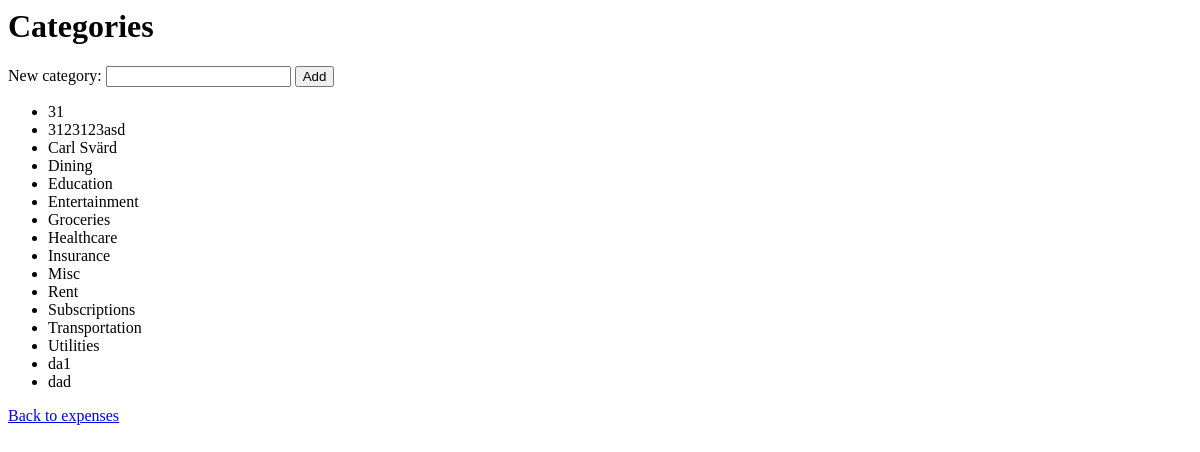
The page /categories on the database as committed earlier.
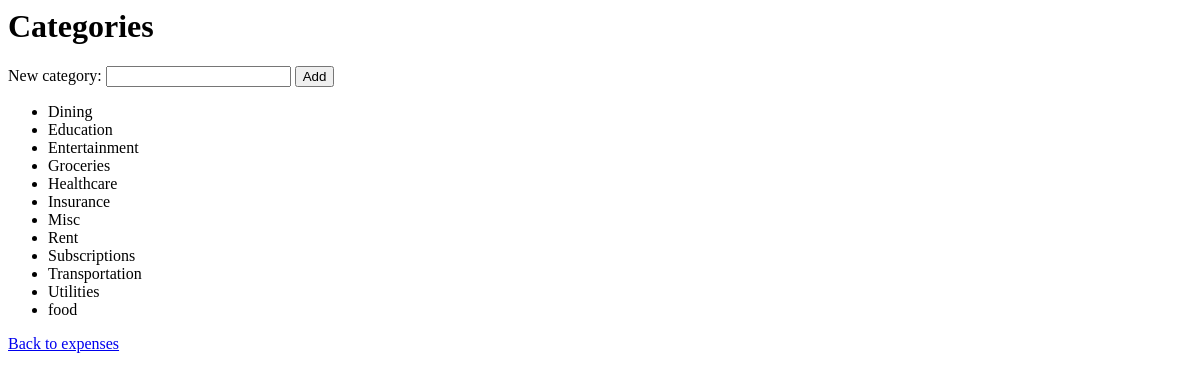
The same page on the database as committed later.
### tables this page shows
CREATE TABLE categories (
  id INTEGER PRIMARY KEY AUTOINCREMENT,
  user_id INTEGER NOT NULL,
  name TEXT NOT NULL,
  FOREIGN KEY (user_id) REFERENCES users(id) ON DELETE CASCADE,
  UNIQUE (user_id, name)
);

### webapp.py (the view)
@app.get("/categories")
def list_categories():
    expenses.ensure_default_categories()
    categories = expenses.get_categories()
    return render_template("categories.html", categories=categories)

### database.py (called while the page is built)
def get_connection():
    conn = sqlite3.connect(DB_NAME)
    conn.execute("PRAGMA foreign_keys = ON")
    conn.row_factory = sqlite3.Row
    return conn

### expenses.py (called while the page is built)
def ensure_default_categories():
    conn = get_connection()
    for name in DEFAULT_CATEGORIES:
        conn.execute(
            "INSERT OR IGNORE INTO categories (user_id, name) VALUES (?, ?)",
            (CURRENT_USER_ID, name),
        )
    conn.commit()
    conn.close()

def get_categories():
    conn = get_connection()
    rows = conn.execute(
        "SELECT name FROM categories WHERE user_id = ? ORDER BY name",
        (CURRENT_USER_ID,),
    ).fetchall()
    conn.close()
    return rows

### templates/categories.html (shortened to what this page needs)
<h1>Categories</h1>
<form method="post" action="{{ url_for('create_category') }}">
  <label>New category:</label>
  <input name="name">
  <button type="submit">Add</button>
</form>
<ul>
  {% for c in categories %}
    <li>{{ c['name'] }}</li>
  {% endfor %}
</ul>
<p><a href="{{ url_for('list_expenses') }}">Back to expenses</a></p>

Rows that differ between the two databases and show on the page:
removed categories: name "31"
removed categories: name "3123123asd"
removed categories: name "Carl Svärd"
removed categories: name "da1"
removed categories: name "dad"
added categories: name "food"
